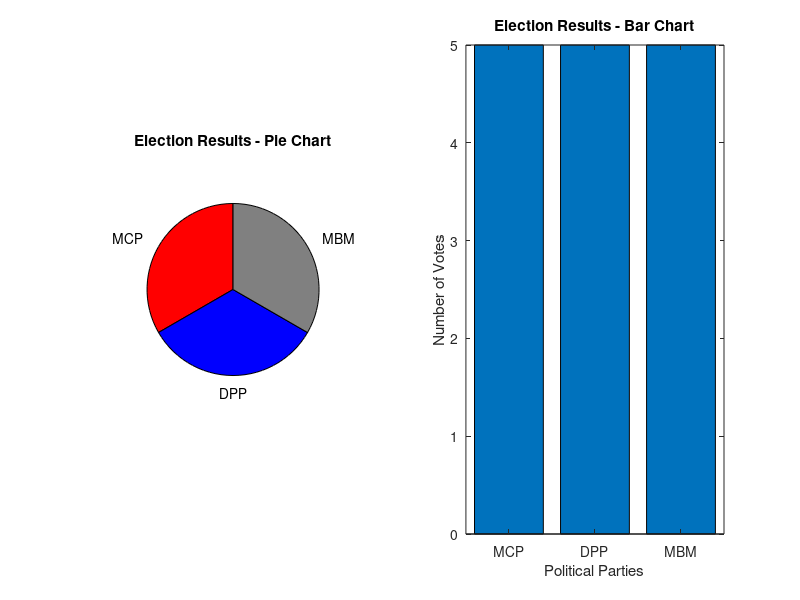

Recreate this plot in MATLAB.
% Program to determine the majority winner of an election.
% This software prompts the user to enter the total valid votes for each candidate.
% It calculates and compares the votes to determine the candidate with the highest vote count.
% The program is designed to handle multiple candidates and identifies the winner of the election.
%
% Developed by: Ian Carter Kulani
% Purpose: To calculate and display the winner of an election based on vote counts.
% Contact: iancarterkulani@gmail.com | Phone: +265988061969




% MATLAB code for Election Vote Counter and Statistics with Pie and Bar Charts

% Input: Total Number of Registered Voters
Total_Registered_Voters = input('Enter Total Number of Registered Voters:');

% Input: Total Number of Valid Votes
Total_Valid_Votes = input('Enter Total Number of Valid Votes:');

% Input: Total Number of Invalid/Blank Votes
Total_Null_and_Void_Votes = input('Enter Total Number of Invalid/Blank Votes:');

% Input: Total Valid Votes for each party
Total_valid_Votes_For_Malawi_Congress_Party = input('Enter Total Valid Votes for Malawi Congress Party:');
Total_Valid_Votes_For_Democratic_Progressive_Party = input('Enter Total Valid Votes for Democratic Progressive Party:');
Total_Valid_Votes_For_Mbakuwaku_Movement_For_Development = input('Enter Total Valid Votes for Mbakuwaku Movement for Development:');

% Calculate Majority needed for a party to win
majority = Total_Valid_Votes / 2 + 1;

% Determine the winner based on majority
if Total_valid_Votes_For_Malawi_Congress_Party >= majority
    fprintf('Malawi Congress Party is the winner of the 2020 Elections\n');
elseif Total_Valid_Votes_For_Democratic_Progressive_Party >= majority
    fprintf('Democratic Progressive Party is the winner of the 2020 Elections\n');
elseif Total_Valid_Votes_For_Mbakuwaku_Movement_For_Development >= majority
    fprintf('Mbakuwaku Movement for Development is the winner of the 2020 Elections\n');
else
    fprintf('No party received a majority of the votes.\n');
end

% Calculate the percentage of votes each party received
mcp_percentage = (Total_valid_Votes_For_Malawi_Congress_Party / Total_Valid_Votes) * 100;
dpp_percentage = (Total_Valid_Votes_For_Democratic_Progressive_Party / Total_Valid_Votes) * 100;
mbm_percentage = (Total_Valid_Votes_For_Mbakuwaku_Movement_For_Development / Total_Valid_Votes) * 100;

% Print the percentage of votes each party received
fprintf('\nElection Results:\n');
fprintf('Malawi Congress Party - %.2f%%\n', mcp_percentage);
fprintf('Democratic Progressive Party - %.2f%%\n', dpp_percentage);
fprintf('Mbakuwaku Movement for Development - %.2f%%\n', mbm_percentage);

% Plot Pie Chart
labels = {'MCP', 'DPP', 'MBM'};
votes = [Total_valid_Votes_For_Malawi_Congress_Party, ...
         Total_Valid_Votes_For_Democratic_Progressive_Party, ...
         Total_Valid_Votes_For_Mbakuwaku_Movement_For_Development];

figure;
subplot(1, 2, 1); % Create pie chart in the first subplot
pie(votes, labels);

% Set the colors for each section in the pie chart
colormap([1, 0, 0; 0, 0, 1; 0.5, 0.5, 0.5]); % Red, Blue, and Gray

title('Election Results - Pie Chart');

% Plot Bar Chart
subplot(1, 2, 2); % Create bar chart in the second subplot
bar(votes);

% Set the X-axis labels
set(gca, 'XTickLabel', labels);
xlabel('Political Parties');
ylabel('Number of Votes');
title('Election Results - Bar Chart');
